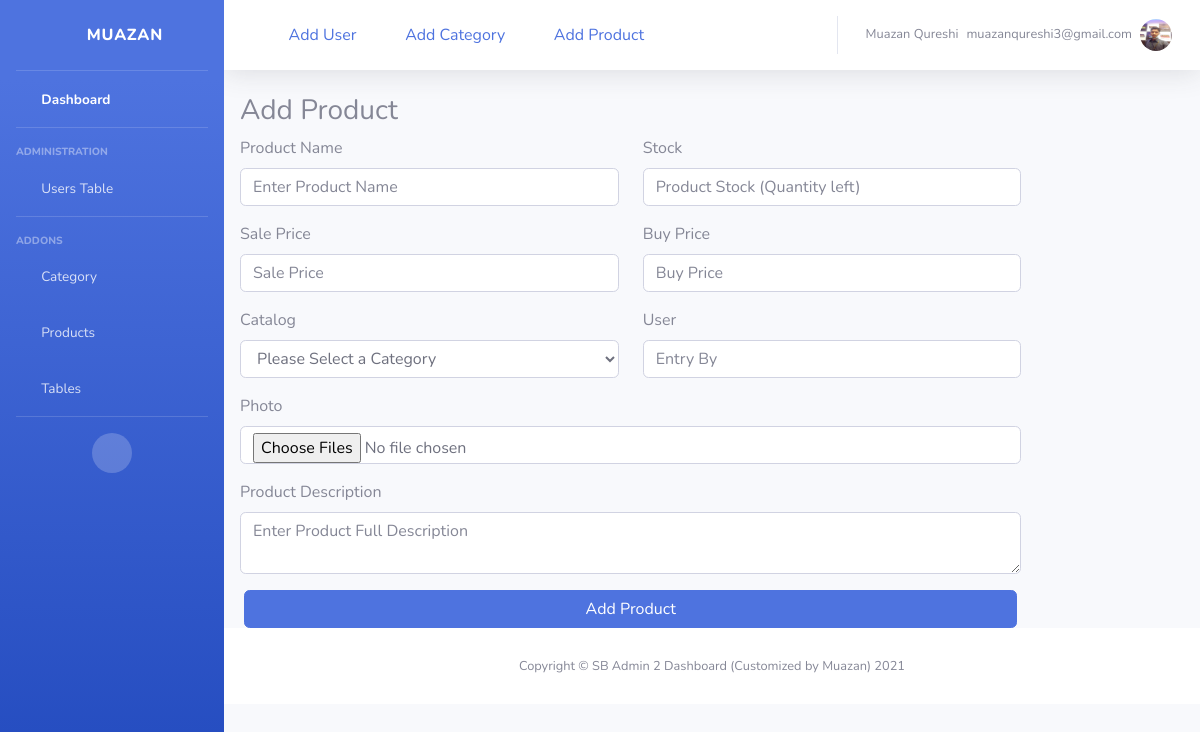
Screenshot of /add_product.php (signed in) with the database file from the repository.
### tables this page shows
CREATE TABLE `users` (
  `id` int(11) NOT NULL,
  `fullname` varchar(50) NOT NULL,
  `username` varchar(50) NOT NULL,
  `email` varchar(50) NOT NULL,
  `phone` varchar(20) NOT NULL,
  `password` varchar(50) NOT NULL,
  `dob` date NOT NULL,
  `gender` varchar(10) NOT NULL,
  `photo` varchar(1000) NOT NULL,
  `address` varchar(500) NOT NULL,
  `role` int(11) NOT NULL,
  `status` int(11) NOT NULL DEFAULT 1,
  `createdate` timestamp NOT NULL DEFAULT current_timestamp()
);

### main.php (called while the page is built, shortened)
<?php session_start();
class egan
{
    function connection()
    {
        $connect = mysqli_connect('localhost', 'root', '', 'egan');
        return $connect;
    }
    function userlive_info()
    {
        $a = $_SESSION['log'];
        $query = mysqli_query($this->connection(), "SELECT * FROM `users` where email = '$a' ");
        return $query;
    }
}
$object = new egan;

### add_product.php (the view, shortened to what this page needs)
<?php include('header.php');
?>
<section class="col-lg-10 px-3">
    <h3 class="">
        Add Product
    </h3>
    <form action="" method="POST" enctype="multipart/form-data" class="row">
        <div class="form-group col-md-6">
            <label for="">Product Name</label>
            <input type="text" class="form-control" name="pname" id="" aria-describedby="helpId" placeholder="Enter Product Name">
        </div>
        <div class="form-group col-md-6">
            <label for="">Stock</label>
            <input type="text" class="form-control" name="pstock" id="" aria-describedby="helpId" placeholder="Product Stock (Quantity left)">
        </div>
        <div class="form-group col-md-6">
            <label for="">Sale Price</label>
            <input type="text" class="form-control" name="saleprice" id="" aria-describedby="helpId" placeholder="Sale Price">
        </div>
        <div class="form-group col-md-6">
            <label for="">Buy Price</label>
            <input type="text" class="form-control" name="buyprice" id="" aria-describedby="helpId" placeholder="Buy Price">
        </div>
        <div class="form-group col-md-6">
            <label for="">Catalog</label>
            <select class="form-control" name="catalog" id="">
                <option selected>Please Select a Category</option>
            </select>
        </div>
        <div class="form-group col-md-6">
            <label for="">User</label>
            <input type="text" class="form-control" name="user" id="" aria-describedby="helpId" placeholder="Entry By">
        </div>
        <div class="form-group col-md-12">
            <label for="">Photo</label>
            <input type="file" name="photo[]" multiple="true" class="form-control"  id="" aria-describedby="helpId" placeholder="">
        </div>
        <div class="form-group col-md-12">
            <label for="">Product Description</label>
            <textarea type="text" class="form-control" name="pdesc" id="" aria-describedby="helpId" placeholder="Enter Product Full Description"></textarea>
        </div>
        <button type="submit" class="btn btn-primary btn-block mx-3" name="addproduct_btn">
            Add Product
        </button>
    </form>
</section>
<?php include('footer.php');
?>

### header.php (shortened to what this page needs)
<?php include('main.php');
foreach ($object->userlive_info() as $live) {
    $livename = $live['fullname'];
    $liveemail = $live['email'];
    $livephoto = $live['photo'];
}
?>
<!DOCTYPE html>
<html lang="en">
<head>
    <link href="vendor/fontawesome-free/css/all.min.css" rel="stylesheet" type="text/css">
    <link href="css/sb-admin-2.min.css" rel="stylesheet">
</head>
<body id="page-top">
    <div id="wrapper">
        <ul class="navbar-nav bg-gradient-primary sidebar sidebar-dark accordion" id="accordionSidebar">
            <a class="sidebar-brand d-flex align-items-center justify-content-center" href="index.php">
                <div class="sidebar-brand-icon rotate-n-15">
                    <i class="fas fa-laugh-wink"></i>
                </div>
                <div class="sidebar-brand-text mx-3">MUAZAN</div>
            </a>
            <hr class="sidebar-divider my-0">
            <li class="nav-item active">
                <a class="nav-link" href="index.php">
                    <i class="fas fa-fw fa-tachometer-alt"></i>
                    <span>Dashboard</span></a>
            </li>
            <hr class="sidebar-divider">
            <div class="sidebar-heading">
                Administration
            </div>
            <li class="nav-item">
                <a class="nav-link" href="users_table.php">
                    <i class="fas fa-fw fa-table"></i>
                    <span>Users Table</span>
                </a>
            </li>
            <hr class="sidebar-divider">
            <div class="sidebar-heading">
                Addons
            </div>
            <li class="nav-item">
                <a class="nav-link" href="category.php  ">
                    <i class="fas fa-fw fa-folder"></i>
                    <span>Category</span>
                </a>
            </li>
            <li class="nav-item">
                <a class="nav-link" href="products.php">
                    <i class="fas fa-fw fa-folder"></i>
                    <span>Products</span>
                </a>
            </li>
            <li class="nav-item">
                <a class="nav-link" href="tables.php">
                    <i class="fas fa-fw fa-table"></i>
                    <span>Tables</span></a>
            </li>
            <hr class="sidebar-divider d-none d-md-block">
            <div class="text-center d-none d-md-inline">
                <button class="rounded-circle border-0" id="sidebarToggle"></button>
            </div>
        </ul>
        <div id="content-wrapper" class="d-flex flex-column">
            <div id="content">
                <nav class="navbar navbar-expand navbar-light bg-white topbar mb-4 static-top shadow">
                    <a href="add_user.php" data-toggle="tooltip" data-placement="bottom" title="Add User">
                        <i class="fas fa-user-plus"></i>
                        <span>Add User</span>
                    </a>
                    <a href="add_category.php" data-toggle="tooltip" data-placement="bottom" title="Add Category">
                        <i class="fas fa-plus-square"></i>
                        <span>Add Category</span>
                    </a>
                    <a href="add_product.php" data-toggle="tooltip" data-placement="bottom" title="Add Product">
                        <i class="fas fa-plus-square"></i>
                        <span>Add Product</span>
                    </a>
                    <ul class="navbar-nav ml-auto">
                        <li class="nav-item dropdown no-arrow">
                            <a class="nav-link dropdown-toggle" href="#" id="userDropdown" role="button" data-toggle="dropdown" aria-haspopup="true" aria-expanded="false">
                                <span class="mr-2 d-none d-lg-inline text-gray-600 small"><?php echo $livename; ?></span>
                                <br>
                                <span class="mr-2 d-none d-lg-inline text-gray-600 small"><?php echo $liveemail; ?></span>
                                <img class="img-profile rounded-circle" src="uploads/users/<?php echo $livephoto; ?>">
                            </a>
                        </li>
                    </ul>
                </nav>

### rows the page displays
users: fullname "Muazan Qureshi", email "muazanqureshi3@gmail.com", photo (picture)
